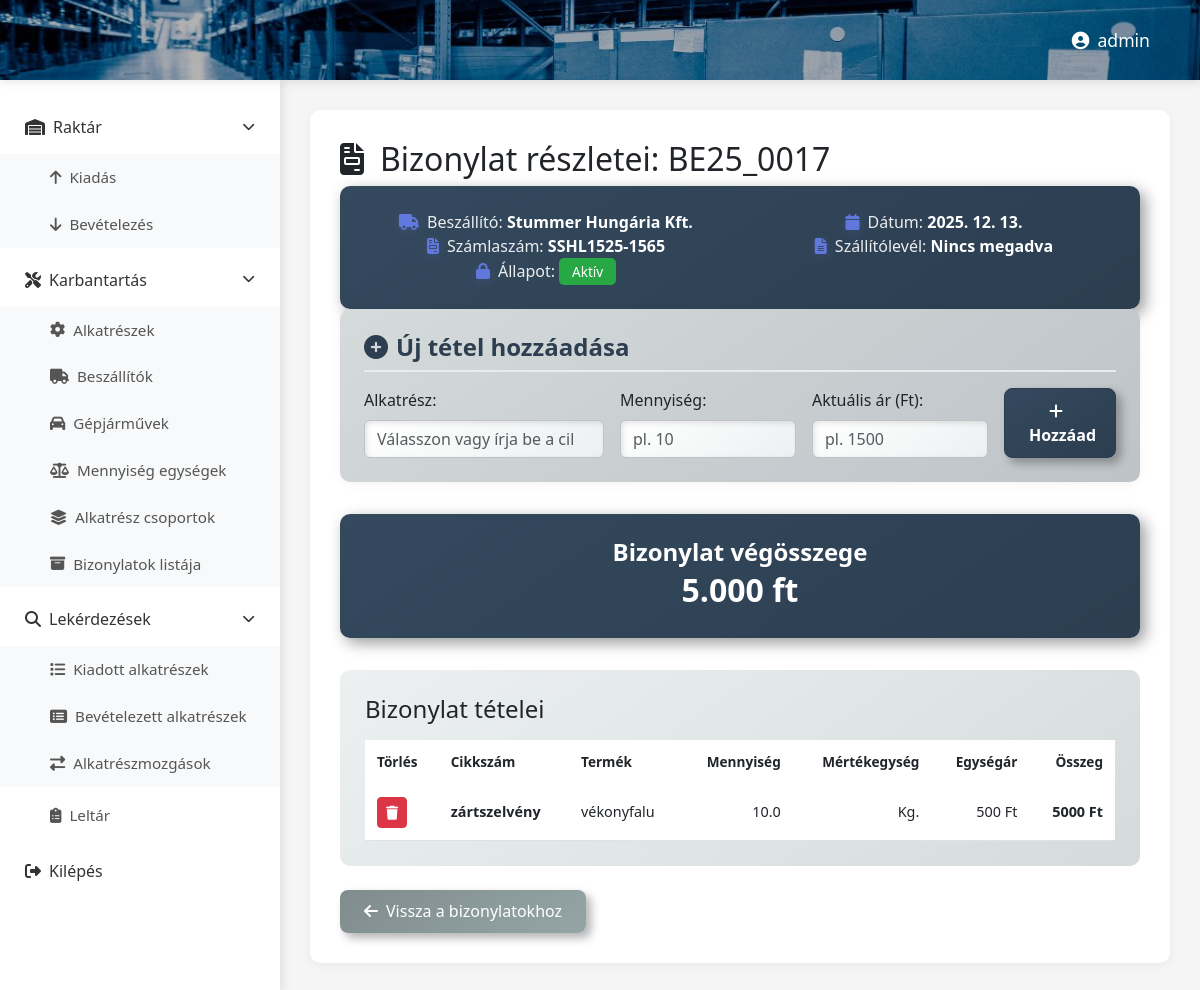
The app's page /bebizonylat/27/ (signed in), older data.
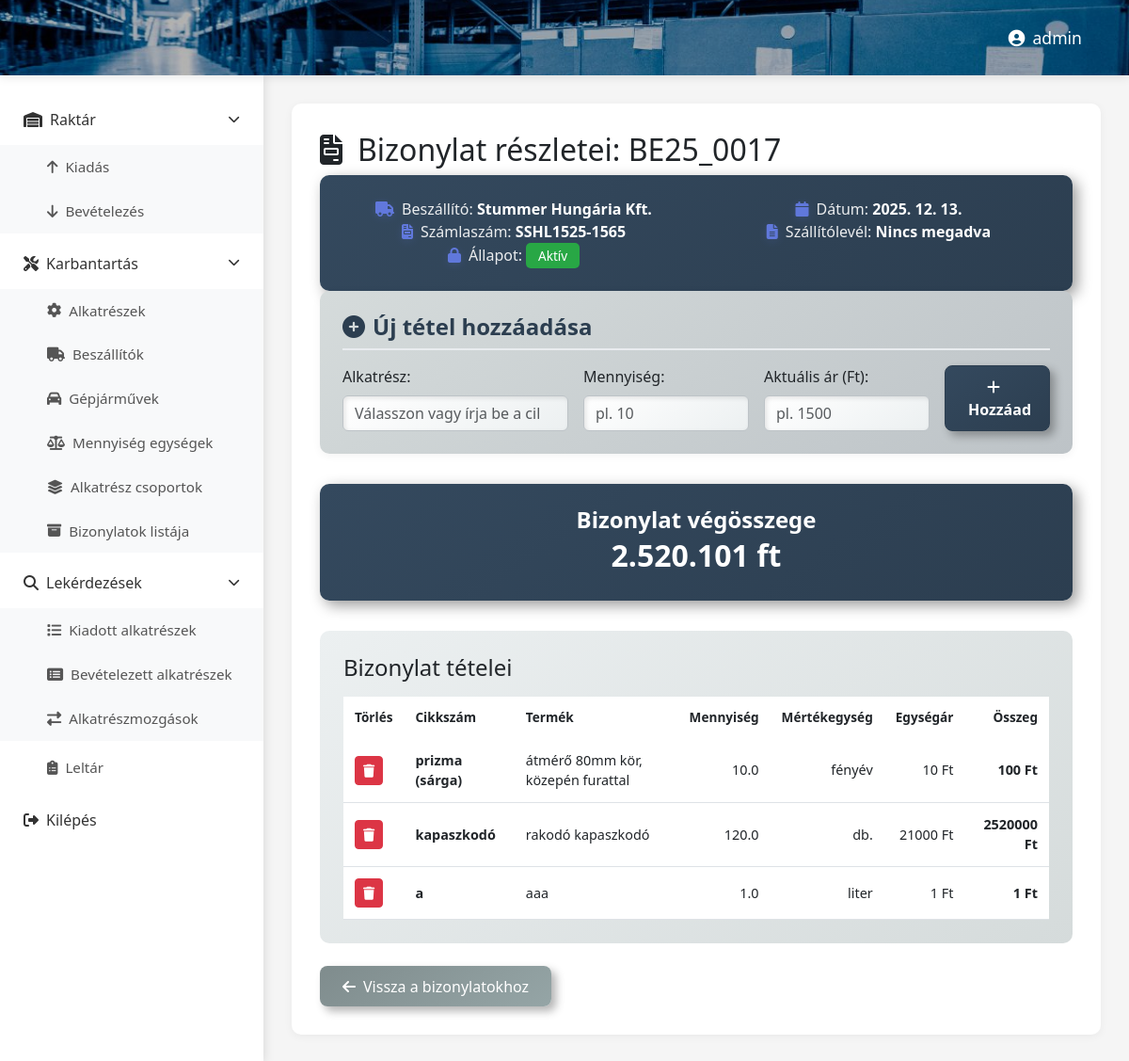
The same page, newer data.
### raktar/models.py (models this page shows, shortened)
class Bizonylat(models.Model):
    genbizid = models.CharField(max_length=20)
    szallito = models.ForeignKey(Beszallito, on_delete=models.PROTECT, related_name="bizonylatok", blank=True, null=True)
    rendszam = models.ForeignKey(Rendszam, on_delete=models.PROTECT, related_name="bizonylatok", blank=True, null=True)
    bizonylattipus = models.BooleanField()
    szamlaszam = models.CharField(max_length=50, blank=True, null=True)
    szallitolevelszam = models.CharField(max_length=50, blank=True, null=True)
    datum = models.DateField()
    lezart = models.BooleanField(default=False)

class Beszallito(models.Model):
    beszallito = models.CharField(max_length=50)
    lezart = models.BooleanField(default=False)

class Bizonylatsor(models.Model):
    bizonylat = models.ForeignKey(Bizonylat, on_delete=models.PROTECT, related_name="sorok")
    alkatresz = models.ForeignKey(Alkatresz, to_field="cikkszam", on_delete=models.PROTECT, related_name="bizonylatsorok")
    mennyiseg = models.FloatField()
    aktualisar = models.IntegerField()
    class Meta:
        unique_together = ("bizonylat", "alkatresz")

class Alkatresz(models.Model):
    cikkszam = models.CharField(max_length=100, unique=True)
    leiras = models.CharField(max_length=50)
    info = models.CharField(max_length=300, blank=True, null=True)
    mertekegyseg = models.ForeignKey(Mertekegyseg, on_delete=models.PROTECT, related_name="alkatreszek")
    alkatreszcsoport = models.ForeignKey(Alkatreszcsoport, on_delete=models.PROTECT, related_name="alkatreszek")
    keszlet = models.FloatField(default=0)
    listaar = models.IntegerField()

class Mertekegyseg(models.Model):
    mertegys = models.CharField(max_length=20)
    def __str__(self):
        return self.mertegys

### raktar/views.py (the view)
# urls.py: path('bebizonylat/<int:pk>/', views.beBizonylatsorok, name='beBizonylatsorok'),
@login_required
def beBizonylatsorok(request, pk):
    aktualis_bizonylat = get_object_or_404(Bizonylat, pk=pk)
    aktualis_alakterszek = Alkatresz.objects.all()
    aktualisbiz_sorai = aktualis_bizonylat.sorok.all()
    osszeg = 0
    for sor in aktualisbiz_sorai:
        osszeg += sor.aktualisar * sor.mennyiseg
    return render(request, "bebizonylatsorok.html", {
        "alkatreszek": aktualis_alakterszek,
        "bizonylat": aktualis_bizonylat,
        "sorok": aktualisbiz_sorai,
        "osszeg": f"{osszeg:,.0f} ft".replace(",", ".")
    })

### raktar/templates/bebizonylatsorok.html (shortened to what this page needs)
{% extends 'base.html' %}
{% load static %}
{% block extra_css %}
<link rel="stylesheet" href="{% static 'css/bebizonylatsorok.css' %}">
{% endblock %}
{% block content %}
<header class="top-header">
    <div class="header-right">
        <span class="user-name"><i class="fas fa-user-circle me-2"></i>{{ user.username }}</span>
    </div>
</header>
<div class="main-container">
    {% include 'partials/sidebar.html' %}
    <main class="content-area">
        <div id="contentContainer">
            <h2><i class="fas fa-file-invoice me-3"></i>Bizonylat részletei: {{ bizonylat.genbizid }}</h2>
            <div class="info-card">
                <div class="row">
                    <div class="col-md-6">
                        <div class="info-item">
                            <span class="info-label"><i class="fas fa-truck me-2"></i>Beszállító:</span>
                            <span class="info-value">{{ bizonylat.szallito.beszallito }}</span>
                        </div>
                    </div>
                    <div class="col-md-6">
                        <div class="info-item">
                            <span class="info-label"><i class="fas fa-calendar me-2"></i>Dátum:</span>
                            <span class="info-value">{{ bizonylat.datum|date:"Y. m. d." }}</span>
                        </div>
                    </div>
                    <div class="col-md-6">
                        <div class="info-item">
                            <span class="info-label"><i class="fas fa-file-invoice me-2"></i>Számlaszám:</span>
                            <span class="info-value">{{ bizonylat.szamlaszam|default:"Nincs megadva" }}</span>
                        </div>
                    </div>
                    <div class="col-md-6">
                        <div class="info-item">
                            <span class="info-label"><i class="fas fa-file-alt me-2"></i>Szállítólevél:</span>
                            <span class="info-value">{{ bizonylat.szallitolevelszam|default:"Nincs megadva" }}</span>
                        </div>
                    </div>
                    <div class="col-md-6">
                        <div class="info-item">
                            <span class="info-label"><i class="fas fa-lock me-2"></i>Állapot:</span>
                            <span class="info-value">
                                <span class="badge {% if bizonylat.lezart %}badge-closed{% else %}badge-open{% endif %}">
                                    {% if bizonylat.lezart %}Lezárt{% else %}Aktív{% endif %}
                                </span>
                            </span>
                        </div>
                    </div>
                </div>
            </div>
            <div class="form-section">
                <h4 class="mb-3"><i class="fas fa-plus-circle me-2"></i>Új tétel hozzáadása</h4>
                <form method="POST" action="{% url 'raktar:addBebizonylatsor' %}">
                    <div class="row g-3">
                        <div class="col-md-4">
                            <label for="ujAlkatresz" class="form-label">Alkatrész:</label>
                            <input list="alkatreszek"
                                   class="form-control"
                                   id="ujAlkatresz"
                                   name="ujAlkatresz"
                                   placeholder="Válasszon vagy írja be a cikkszámot"
                                   required>
                        </div>
                        <div class="col-md-3">
                            <label for="ujMennyiseg" class="form-label">Mennyiség:</label>
                            <input type="number"
                                   step="0.01"
                                   class="form-control"
                                   id="ujMennyiseg"
                                   name="ujMennyiseg"
                                   placeholder="pl. 10"
                                   required>
                        </div>
                        <div class="col-md-3">
                            <label for="ujAktualisar" class="form-label">Aktuális ár (Ft):</label>
                            <input type="number"
                                   class="form-control"
                                   id="ujAktualisar"
                                   name="ujAktualisar"
                                   placeholder="pl. 1500"
                                   required>
                        </div>
                        <div class="col-md-2 d-flex align-items-end">
                            <button type="submit" class="btn btn-save w-100">
                                <i class="fas fa-plus me-2"></i>Hozzáad
                            </button>
                        </div>
                    </div>
                </form>
            </div>
            <div class="summary-section">
                <div class="summary-card">
                    <h4>Bizonylat végösszege</h4>
                    <div class="amount">{{ osszeg }}</div>
                </div>
            </div>
            <div class="table-section">
                <h4 class="mb-3">Bizonylat tételei</h4>
                <div class="table-responsive">
                    <table class="table table-hover">
                        <thead>
                            <tr>
                                <th>Törlés</th>
                                <th>Cikkszám</th>
                                <th>Termék</th>
                                <th class="text-end">Mennyiség</th>
                                <th class="text-end">Mértékegység</th>
                                <th class="text-end">Egységár</th>
                                <th class="text-end">Összeg</th>
                            </tr>
                        </thead>
                        <tbody>
                            {% for sor in sorok %}
                            <tr>
                                <td>
                                    <form method="POST" action="{% url 'raktar:bevet_sor_torles' sor.id %}">
                                    <button type="submit" class="btn btn-danger btn-sm">
                                    <i class="fas fa-trash"></i>
                                    </button>
                                    </form>
                                </td>
                                <td><strong>{{ sor.alkatresz.cikkszam }}</strong></td>
                                <td>{{ sor.alkatresz.leiras }}</td>
                                <td class="text-end">{{ sor.mennyiseg }}</td>
                                <td class="text-end">{{ sor.alkatresz.mertekegyseg }}</td>
                                <td class="text-end">{{ sor.aktualisar|floatformat:0 }} Ft</td>
                                <td class="text-end">
                                    <strong>{% widthratio sor.mennyiseg 1 sor.aktualisar %} Ft</strong>
                                </td>
                            </tr>
                            {% endfor %}
                        </tbody>
                    </table>
                </div>
            </div>
            <div class="mt-4">
                <a href="{% url 'raktar:bebizonylat' %}" class="btn btn-secondary">
                    <i class="fas fa-arrow-left me-2"></i>Vissza a bizonylatokhoz
                </a>
            </div>
        </div>
    </main>
</div>
{% endblock %}

### raktar/templates/base.html (shortened to what this page needs)
<!DOCTYPE html>
<html lang="hu">
<head>
    {% load static %}
    <link href="https://cdn.jsdelivr.net/npm/bootstrap@5.3.0/dist/css/bootstrap.min.css" rel="stylesheet">
    <link rel="stylesheet" href="https://cdnjs.cloudflare.com/ajax/libs/font-awesome/6.4.0/css/all.min.css">
    <link rel="stylesheet" href="{% static 'css/dashboard.css' %}">
    {% block extra_css %}{% endblock %}
    <link rel="stylesheet" href="{% static 'css/metallic-theme-dashboard.css' %}">
</head>
<body>
    {% block content %}{% endblock %}
</body>
</html>

### raktar/templates/partials/sidebar.html (shortened to what this page needs)
{% load static %}
<aside class="sidebar">
  <nav class="sidebar-nav">
    <div class="menu-item">
      <a
        href="#"
        class="menu-link"
        data-bs-toggle="collapse"
        data-bs-target="#menuRaktar"
      >
        <i class="fas fa-warehouse me-2"></i>
        <span>Raktár</span>
        <i class="fas fa-chevron-down ms-auto"></i>
      </a>
      <div class="collapse show submenu" id="menuRaktar">
        <a href="{% url 'raktar:kivbizonylat' %}" class="submenu-link">
          <i class="fas fa-arrow-up me-2"></i>Kiadás
        </a>
        <a href="{% url 'raktar:bebizonylat' %}" class="submenu-link">
          <i class="fas fa-arrow-down me-2"></i>Bevételezés
        </a>
      </div>
    </div>
    <div class="menu-item">
      <a
        href="#"
        class="menu-link"
        data-bs-toggle="collapse"
        data-bs-target="#menuKarbantartas"
      >
        <i class="fas fa-tools me-2"></i>
        <span>Karbantartás</span>
        <i class="fas fa-chevron-down ms-auto"></i>
      </a>
      <div class="collapse show submenu" id="menuKarbantartas">
        <a href="{% url 'raktar:alkatresz' %}" class="submenu-link">
          <i class="fas fa-cog me-2"></i>Alkatrészek
        </a>
        <a href="{% url 'raktar:beszallito' %}" class="submenu-link">
          <i class="fas fa-truck me-2"></i>Beszállítók
        </a>
        <a href="{% url 'raktar:rendszam' %}" class="submenu-link">
          <i class="fas fa-car me-2"></i>Gépjárművek
        </a>
        <a href="{% url 'raktar:mertekegyseg' %}" class="submenu-link">
          <i class="fas fa-balance-scale me-2"></i>Mennyiség egységek
        </a>
        <a href="{% url 'raktar:alkatreszcsoport' %}" class="submenu-link">
          <i class="fas fa-layer-group me-2"></i>Alkatrész csoportok
        </a>
        <a href="{% url 'raktar:lezart_bizonylatok' %}" class="submenu-link">
          <i class="fas fa-archive me-2"></i>Bizonylatok listája
        </a>
      </div>
    </div>
    <div class="menu-item">
      <a
        href="#"
        class="menu-link"
        data-bs-toggle="collapse"
        data-bs-target="#menuLekerdezes"
      >
        <i class="fas fa-search me-2"></i>
        <span>Lekérdezések</span>
        <i class="fas fa-chevron-down ms-auto"></i>
      </a>
      <div class="collapse show submenu" id="menuLekerdezes">
        <a href="{% url 'raktar:lekerdezes_ki' %}" class="submenu-link">
          <i class="fas fa-list me-2"></i>Kiadott alkatrészek
        </a>
        <a href="{% url 'raktar:lekerdezes_be' %}" class="submenu-link">
          <i class="fas fa-list-alt me-2"></i>Bevételezett alkatrészek
        </a>
        <a href="{% url 'raktar:lekerdezes_ossz' %}" class="submenu-link">
          <i class="fas fa-exchange-alt me-2"></i>Alkatrészmozgások
        </a>
      </div>
    </div>
    <div class="menu-item">
      <a href="{% url 'raktar:leltar' %}" class="submenu-link">
        <i class="fas fa-clipboard-list me-2"></i>
        <span>Leltár</span>
      </a>
    </div>
    <div class="menu-item">
      <form method="POST" action="{% url 'logout' %}" style="margin: 0">
        <button
          type="submit"
          class="menu-link"
          style="background: none; border: none; width: 100%; text-align: left"
        >
          <i class="fas fa-sign-out-alt me-2"></i>
          <span>Kilépés</span>
        </button>
      </form>
    </div>
  </nav>
</aside>

### raktar/static/css/dashboard.css (style rules this page uses)
* { margin: 0; padding: 0; box-sizing: border-box; }
body { font-family: 'Segoe UI', Tahoma, Geneva, Verdana, sans-serif; background: #f5f5f5; overflow-x: hidden; }
.top-header { background-size: cover; background-position: center; background-repeat: no-repeat; height: 80px; display: flex; align-items: center; justify-content: flex-end; padding: 0 30px; box-shadow: 0 2px 10px rgba(0,0,0,0.1); position: fixed; top: 0; left: 0; right: 0; z-index: 1000; background-image: url("../assets/images/raktar.jpg") !important; }
.top-header::before { content: ''; position: absolute; top: 0; left: 0; right: 0; bottom: 0; background: rgba(0, 0, 0, 0.3); z-index: 1; }
.header-right { position: relative; z-index: 2; }
.header-right { display: flex; align-items: center; gap: 20px; }
.user-name { color: white; font-weight: 500; font-size: 1.1rem; }
.main-container { display: flex; margin-top: 80px; min-height: calc(100vh - 80px); }
.sidebar { width: 280px; background: white; box-shadow: 2px 0 10px rgba(0,0,0,0.1); position: fixed; left: 0; top: 80px; bottom: 0; overflow-y: auto; }
.sidebar-nav { padding: 20px 0; }
.menu-item { margin-bottom: 5px; }
.menu-link { display: flex; align-items: center; padding: 15px 25px; color: #333; text-decoration: none; transition: all 0.3s; font-weight: 500; }
.submenu.show { display: block !important; }
.menu-link i.fa-chevron-down { font-size: 0.8rem; transition: transform 0.3s; }
.submenu { background: #f8f9fa; }
.submenu-link { display: flex; align-items: center; padding: 12px 25px 12px 50px; color: #555; text-decoration: none; transition: all 0.3s; font-size: 0.95rem; }
.content-area { flex: 1; margin-left: 280px; padding: 30px; background: #f5f5f5; }
#contentContainer { background: white; border-radius: 10px; padding: 30px; box-shadow: 0 2px 10px rgba(0,0,0,0.05); min-height: 500px; }
.info-card { background: linear-gradient(145deg, #f8f9fa, #e9ecef); padding: 30px; border-radius: 10px; text-align: center; transition: all 0.3s; height: 100%; }
.info-card i { color: #667eea; }

### raktar/static/css/metallic-theme-dashboard.css (style rules this page uses)
.info-card i { filter: drop-shadow(0 2px 4px rgba(102,126,234,0.2)); }
.top-header { background-image: linear-gradient(135deg, rgba(255,255,255,0.02) 0%, rgba(0,0,0,0.02) 100%), linear-gradient(135deg, #667eea 0%, #764ba2 100%); }

Row changes from the older to the newer data that the page shows:
removed Bizonylatsor: alkatresz.cikkszam "zártszelvény", alkatresz.leiras "vékonyfalu", mennyiseg "10.0", alkatresz.mertekegyseg "Kg.", aktualisar "500", mennyiseg+aktualisar "5000"
added Bizonylatsor: alkatresz.cikkszam "prizma (sárga)", alkatresz.leiras "átmérő 80mm kör, közepén furattal", mennyiseg "10.0", alkatresz.mertekegyseg "fényév", aktualisar "10", mennyiseg+aktualisar "100"
added Bizonylatsor: alkatresz.cikkszam "kapaszkodó", alkatresz.leiras "rakodó kapaszkodó", mennyiseg "120.0", alkatresz.mertekegyseg "db.", aktualisar "21000", mennyiseg+aktualisar "2520000"
added Bizonylatsor: alkatresz.cikkszam "a", alkatresz.leiras "aaa", mennyiseg "1.0", alkatresz.mertekegyseg "liter", aktualisar "1", mennyiseg+aktualisar "1"
Text that changed along with them:
{{ osszeg }}: "5.000 ft" → "2.520.101 ft"
